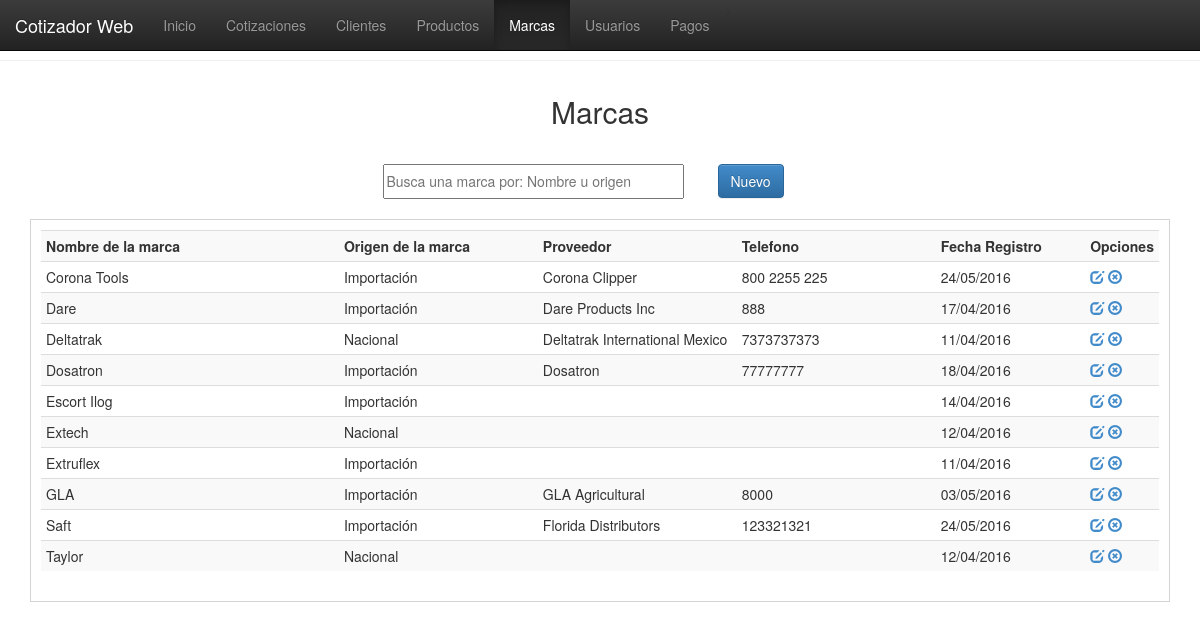
/vistas/marcas.php, run on the app's committed database.
### tables this page shows
CREATE TABLE `marcas` (
  `id_mca` int(11) NOT NULL,
  `nomb_mca` varchar(100) NOT NULL,
  `origen_mca` varchar(50) NOT NULL,
  `prov_mca` varchar(100) NOT NULL,
  `tel_mca` varchar(20) NOT NULL,
  `nota_mca` varchar(100) NOT NULL,
  `fecha_reg` date NOT NULL
);

### php/conexion.php (called while the page is built, shortened)
<?php
function fechaNormal($fecha){
		$nfecha = date('d/m/Y',strtotime($fecha));
		return $nfecha;
}
?>

### vistas/marcas.php (the view, shortened to what this page needs)
<!DOCTYPE html>
<html>
<head>
<link href="../css/estilo.css" rel="stylesheet">
<link href="../bootstrap/css/bootstrap.css" rel="stylesheet">
<link href="../bootstrap/css/bootstrap.min.css" rel="stylesheet">
<link href="../bootstrap/css/bootstrap-theme.css" rel="stylesheet">
<link href="../bootstrap/css/bootstrap-theme.min.css" rel="stylesheet">
</head>
<body>
  <nav class="navbar navbar-inverse navbar-fixed-top">
    <div class="container-fluid">
      <div class="navbar-header">
        <a class="navbar-brand" href="#">Cotizador Web</a>
      </div>
      <div class="collapse navbar-collapse" id="myNavbar">
        <ul class="nav navbar-nav">
          <li><a href="index.php">Inicio</a></li>>
          <li><a href="cotizaciones.php">Cotizaciones</a></li>
          <li><a href="clientes.php">Clientes</a></li>
          <li><a href="productos.php">Productos</a></li>
          <li class="active"><a href="marcas.php">Marcas</a></li>
          <li><a href="usuarios.php">Usuarios</a></li>
          <li><a href="pagos.php">Pagos</a></li>
        </ul>
      </div>
    </div>
  </nav>
  <br><br><hr>
    <header>Marcas</header>
    <section>
    <table border="0" align="center">
    	<tr>
        	<td width="335"><input type="text" placeholder="Busca una marca por: Nombre u origen" id="bs-mca"/></td>
            <td width="100"><button id="nueva-marca" class="btn btn-primary">Nuevo</button></td>
        </tr>
    </table>
    </section>
    <div class="registros" id="agrega-registros-mca">
        <table class="table table-striped table-condensed table-hover">
            <tr>
                <th width="300">Nombre de la marca</th>
                <th width="200">Origen de la marca</th>
                <th width="200">Proveedor</th>
                <th width="200">Telefono</th>
                <th width="150">Fecha Registro</th>
                <th width="50">Opciones</th>
            </tr>
        <?php
            include('../php/conexion.php');
            $registro = mysql_query("SELECT * FROM marcas ORDER BY nomb_mca ASC");
            while($registro2 = mysql_fetch_array($registro)){
                echo '<tr>
                        <td>'.$registro2['nomb_mca'].'</td>
                        <td>'.$registro2['origen_mca'].'</td>
                        <td>'.$registro2['prov_mca'].'</td>
                        <td>'.$registro2['tel_mca'].'</td>
                        <td>'.fechaNormal($registro2['fecha_reg']).'</td>
                        <td>
                            <a href="javascript:editarMarca('.$registro2['id_mca'].');" class="glyphicon glyphicon-edit"></a>
                            <a href="javascript:eliminarMarca('.$registro2['id_mca'].');" class="glyphicon glyphicon-remove-circle"></a>
                        </td>
                    </tr>';
            }
        ?>
        </table>
    </div>
</body>
</html>

### css/estilo.css (style rules this page uses)
body { margin:0px; font-family:"Trebuchet MS", Arial, Helvetica, sans-serif; min-width:1000px; }
header { margin:auto; padding:10px; font-size:30px; width:500px; text-align:center; margin-top:20px; }
section { margin-top:20px; }
section table tr td input { width:90%; height:35px; outline:none; font-size:14px; }
.registros { margin:auto; width:95%; margin-top:20px; border:1px solid #D3D3D3; height:auto; padding:10px; }

### data on the page
marcas: nomb_mca "Corona Tools", origen_mca "Importación", prov_mca "Corona Clipper", tel_mca "800 2255 225", fecha_reg "24/05/2016"
marcas: nomb_mca "Dare", origen_mca "Importación", prov_mca "Dare Products Inc", tel_mca "888", fecha_reg "17/04/2016"
marcas: nomb_mca "Deltatrak", origen_mca "Nacional", prov_mca "Deltatrak International Mexico", tel_mca "7373737373", fecha_reg "11/04/2016"
marcas: nomb_mca "Dosatron", origen_mca "Importación", prov_mca "Dosatron", tel_mca "77777777", fecha_reg "18/04/2016"
marcas: nomb_mca "Escort Ilog", origen_mca "Importación", fecha_reg "14/04/2016"
marcas: nomb_mca "Extech", origen_mca "Nacional", fecha_reg "12/04/2016"
marcas: nomb_mca "Extruflex", origen_mca "Importación", fecha_reg "11/04/2016"
marcas: nomb_mca "GLA", origen_mca "Importación", prov_mca "GLA Agricultural", tel_mca "8000", fecha_reg "03/05/2016"
marcas: nomb_mca "Saft", origen_mca "Importación", prov_mca "Florida Distributors", tel_mca "123321321", fecha_reg "24/05/2016"
marcas: nomb_mca "Taylor", origen_mca "Nacional", fecha_reg "12/04/2016"
